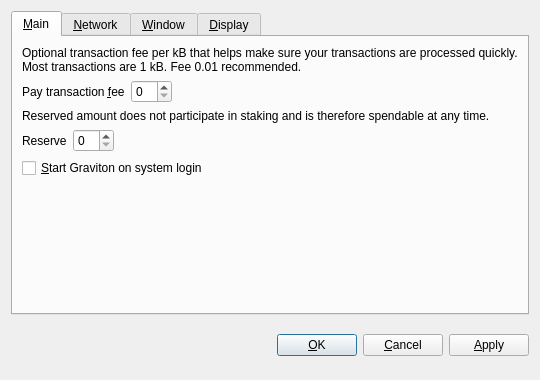
<?xml version="1.0" encoding="UTF-8"?>
<ui version="4.0">
 <class>OptionsDialog</class>
 <widget class="QDialog" name="OptionsDialog">
  <property name="geometry">
   <rect>
    <x>0</x>
    <y>0</y>
    <width>540</width>
    <height>380</height>
   </rect>
  </property>
  <property name="windowTitle">
   <string>Options</string>
  </property>
  <property name="modal">
   <bool>true</bool>
  </property>
  <layout class="QVBoxLayout" name="verticalLayout">
   <item>
    <widget class="QTabWidget" name="tabWidget">
     <property name="tabPosition">
      <enum>QTabWidget::North</enum>
     </property>
     <property name="currentIndex">
      <number>0</number>
     </property>
     <widget class="QWidget" name="tabMain">
      <attribute name="title">
       <string>&amp;Main</string>
      </attribute>
      <layout class="QVBoxLayout" name="verticalLayout_Main">
       <item>
        <widget class="QLabel" name="transactionFeeInfoLabel">
         <property name="text">
          <string>Optional transaction fee per kB that helps make sure your transactions are processed quickly. Most transactions are 1 kB. Fee 0.01 recommended.</string>
         </property>
         <property name="textFormat">
          <enum>Qt::PlainText</enum>
         </property>
         <property name="wordWrap">
          <bool>true</bool>
         </property>
        </widget>
       </item>
       <item>
        <layout class="QHBoxLayout" name="horizontalLayoutFee">
         <item>
          <widget class="QLabel" name="transactionFeeLabel">
           <property name="text">
            <string>Pay transaction &amp;fee</string>
           </property>
           <property name="textFormat">
            <enum>Qt::PlainText</enum>
           </property>
           <property name="buddy">
            <cstring>transactionFee</cstring>
           </property>
          </widget>
         </item>
         <item>
          <widget class="BitcoinAmountField" name="transactionFee"/>
         </item>
         <item>
          <spacer name="horizontalSpacerFee">
           <property name="orientation">
            <enum>Qt::Horizontal</enum>
           </property>
           <property name="sizeHint" stdset="0">
            <size>
             <width>40</width>
             <height>20</height>
            </size>
           </property>
          </spacer>
         </item>
        </layout>
       </item>
       <item>
        <widget class="QLabel" name="reserveBalanceInfoLabel">
         <property name="text">
          <string>Reserved amount does not participate in staking and is therefore spendable at any time.</string>
         </property>
         <property name="textFormat">
          <enum>Qt::PlainText</enum>
         </property>
         <property name="wordWrap">
          <bool>true</bool>
         </property>
        </widget>
       </item>
       <item>
        <layout class="QHBoxLayout" name="horizontalLayoutReserveBalance">
         <item>
          <widget class="QLabel" name="reserveBalanceLabel">
           <property name="text">
            <string>Reserve</string>
           </property>
           <property name="textFormat">
            <enum>Qt::PlainText</enum>
           </property>
           <property name="buddy">
            <cstring>reserveBalance</cstring>
           </property>
          </widget>
         </item>
         <item>
          <widget class="BitcoinAmountField" name="reserveBalance"/>
         </item>
         <item>
          <spacer name="horizontalSpacerReserveBalance">
           <property name="orientation">
            <enum>Qt::Horizontal</enum>
           </property>
           <property name="sizeHint" stdset="0">
            <size>
             <width>40</width>
             <height>20</height>
            </size>
           </property>
          </spacer>
         </item>
        </layout>
       </item>
       <item>
        <widget class="QCheckBox" name="bitcoinAtStartup">
         <property name="toolTip">
          <string>Automatically start Graviton after logging in to the system.</string>
         </property>
         <property name="text">
          <string>&amp;Start Graviton on system login</string>
         </property>
        </widget>
       </item>
       <item>
        <spacer name="verticalSpacer_Main">
         <property name="orientation">
          <enum>Qt::Vertical</enum>
         </property>
         <property name="sizeHint" stdset="0">
          <size>
           <width>20</width>
           <height>40</height>
          </size>
         </property>
        </spacer>
       </item>
      </layout>
     </widget>
     <widget class="QWidget" name="tabNetwork">
      <attribute name="title">
       <string>&amp;Network</string>
      </attribute>
      <layout class="QVBoxLayout" name="verticalLayout_Network">
       <item>
        <widget class="QCheckBox" name="mapPortUpnp">
         <property name="toolTip">
          <string>Automatically open the Graviton client port on the router. This only works when your router supports UPnP and it is enabled.</string>
         </property>
         <property name="text">
          <string>Map port using &amp;UPnP</string>
         </property>
        </widget>
       </item>
       <item>
        <widget class="QCheckBox" name="connectSocks">
         <property name="toolTip">
          <string>Connect to the Graviton network through a SOCKS5 proxy (e.g. when connecting through Tor).</string>
         </property>
         <property name="text">
          <string>&amp;Connect through SOCKS5 proxy:</string>
         </property>
        </widget>
       </item>
       <item>
        <layout class="QHBoxLayout" name="horizontalLayout_Network">
         <item>
          <widget class="QLabel" name="proxyIpLabel">
           <property name="text">
            <string>Proxy &amp;IP:</string>
           </property>
           <property name="textFormat">
            <enum>Qt::PlainText</enum>
           </property>
           <property name="buddy">
            <cstring>proxyIp</cstring>
           </property>
          </widget>
         </item>
         <item>
          <widget class="QValidatedLineEdit" name="proxyIp">
           <property name="maximumSize">
            <size>
             <width>140</width>
             <height>16777215</height>
            </size>
           </property>
           <property name="toolTip">
            <string>IP address of the proxy (e.g. 127.0.0.1)</string>
           </property>
          </widget>
         </item>
         <item>
          <widget class="QLabel" name="proxyPortLabel">
           <property name="text">
            <string>&amp;Port:</string>
           </property>
           <property name="textFormat">
            <enum>Qt::PlainText</enum>
           </property>
           <property name="buddy">
            <cstring>proxyPort</cstring>
           </property>
          </widget>
         </item>
         <item>
          <widget class="QLineEdit" name="proxyPort">
           <property name="maximumSize">
            <size>
             <width>55</width>
             <height>16777215</height>
            </size>
           </property>
           <property name="toolTip">
            <string>Port of the proxy (e.g. 9050)</string>
           </property>
          </widget>
         </item>
         <item>
          <spacer name="horizontalSpacer_Network">
           <property name="orientation">
            <enum>Qt::Horizontal</enum>
           </property>
           <property name="sizeHint" stdset="0">
            <size>
             <width>40</width>
             <height>20</height>
            </size>
           </property>
          </spacer>
         </item>
        </layout>
       </item>
       <item>
        <spacer name="verticalSpacer_Network">
         <property name="orientation">
          <enum>Qt::Vertical</enum>
         </property>
         <property name="sizeHint" stdset="0">
          <size>
           <width>20</width>
           <height>40</height>
          </size>
         </property>
        </spacer>
       </item>
      </layout>
     </widget>
     <widget class="QWidget" name="tabWindow">
      <attribute name="title">
       <string>&amp;Window</string>
      </attribute>
      <layout class="QVBoxLayout" name="verticalLayout_Window">
       <item>
        <widget class="QCheckBox" name="minimizeToTray">
         <property name="toolTip">
          <string>Show only a tray icon after minimizing the window.</string>
         </property>
         <property name="text">
          <string>&amp;Minimize to the tray instead of the taskbar</string>
         </property>
        </widget>
       </item>
       <item>
        <widget class="QCheckBox" name="minimizeOnClose">
         <property name="toolTip">
          <string>Minimize instead of exit the application when the window is closed. When this option is enabled, the application will be closed only after selecting Quit in the menu.</string>
         </property>
         <property name="text">
          <string>M&amp;inimize on close</string>
         </property>
        </widget>
       </item>
       <item>
        <spacer name="verticalSpacer_Window">
         <property name="orientation">
          <enum>Qt::Vertical</enum>
         </property>
         <property name="sizeHint" stdset="0">
          <size>
           <width>20</width>
           <height>40</height>
          </size>
         </property>
        </spacer>
       </item>
      </layout>
     </widget>
     <widget class="QWidget" name="tabDisplay">
      <attribute name="title">
       <string>&amp;Display</string>
      </attribute>
      <layout class="QVBoxLayout" name="verticalLayout_Display">
       <item>
        <layout class="QHBoxLayout" name="horizontalLayout_1_Display">
         <item>
          <widget class="QLabel" name="langLabel">
           <property name="text">
            <string>User Interface &amp;language:</string>
           </property>
           <property name="textFormat">
            <enum>Qt::PlainText</enum>
           </property>
           <property name="buddy">
            <cstring>lang</cstring>
           </property>
          </widget>
         </item>
         <item>
          <widget class="QValueComboBox" name="lang">
           <property name="toolTip">
            <string>The user interface language can be set here. This setting will take effect after restarting Graviton.</string>
           </property>
          </widget>
         </item>
        </layout>
       </item>
       <item>
        <layout class="QHBoxLayout" name="horizontalLayout_2_Display">
         <item>
          <widget class="QLabel" name="unitLabel">
           <property name="text">
            <string>&amp;Unit to show amounts in:</string>
           </property>
           <property name="textFormat">
            <enum>Qt::PlainText</enum>
           </property>
           <property name="buddy">
            <cstring>unit</cstring>
           </property>
          </widget>
         </item>
         <item>
          <widget class="QValueComboBox" name="unit">
           <property name="toolTip">
            <string>Choose the default subdivision unit to show in the interface and when sending coins.</string>
           </property>
          </widget>
         </item>
        </layout>
       </item>
       <item>
        <widget class="QCheckBox" name="coinControlFeatures">
         <property name="toolTip">
          <string>Whether to show coin control features or not.</string>
         </property>
         <property name="text">
          <string>Display coin &amp;control features (experts only!)</string>
         </property>
        </widget>
       </item>
       <item>
        <widget class="QCheckBox" name="minimizeCoinAge">
         <property name="toolTip">
          <string>Whether to select the coin outputs randomly or with minimal coin age.</string>
         </property>
         <property name="text">
          <string>Minimize weight consumption (experimental)</string>
         </property>
        </widget>
       </item>
       <item>
        <widget class="QCheckBox" name="useBlackTheme">
         <property name="text">
          <string>Use black visual theme (requires restart)</string>
         </property>
        </widget>
       </item>
       <item>
        <spacer name="verticalSpacer_Display">
         <property name="orientation">
          <enum>Qt::Vertical</enum>
         </property>
         <property name="sizeHint" stdset="0">
          <size>
           <width>20</width>
           <height>40</height>
          </size>
         </property>
        </spacer>
       </item>
      </layout>
     </widget>
    </widget>
   </item>
   <item>
    <layout class="QHBoxLayout" name="horizontalLayout_Buttons">
     <item>
      <spacer name="horizontalSpacer_1">
       <property name="orientation">
        <enum>Qt::Horizontal</enum>
       </property>
       <property name="sizeHint" stdset="0">
        <size>
         <width>40</width>
         <height>48</height>
        </size>
       </property>
      </spacer>
     </item>
     <item>
      <widget class="QLabel" name="statusLabel">
       <property name="font">
        <font>
         <weight>75</weight>
         <bold>true</bold>
        </font>
       </property>
       <property name="text">
        <string/>
       </property>
       <property name="textFormat">
        <enum>Qt::PlainText</enum>
       </property>
       <property name="wordWrap">
        <bool>true</bool>
       </property>
      </widget>
     </item>
     <item>
      <spacer name="horizontalSpacer_2">
       <property name="orientation">
        <enum>Qt::Horizontal</enum>
       </property>
       <property name="sizeHint" stdset="0">
        <size>
         <width>40</width>
         <height>48</height>
        </size>
       </property>
      </spacer>
     </item>
     <item>
      <widget class="QPushButton" name="okButton">
       <property name="text">
        <string>&amp;OK</string>
       </property>
      </widget>
     </item>
     <item>
      <widget class="QPushButton" name="cancelButton">
       <property name="text">
        <string>&amp;Cancel</string>
       </property>
       <property name="autoDefault">
        <bool>false</bool>
       </property>
      </widget>
     </item>
     <item>
      <widget class="QPushButton" name="applyButton">
       <property name="text">
        <string>&amp;Apply</string>
       </property>
       <property name="autoDefault">
        <bool>false</bool>
       </property>
      </widget>
     </item>
    </layout>
   </item>
  </layout>
 </widget>
 <customwidgets>
  <customwidget>
   <class>BitcoinAmountField</class>
   <extends>QSpinBox</extends>
   <header>bitcoinamountfield.h</header>
  </customwidget>
  <customwidget>
   <class>QValueComboBox</class>
   <extends>QComboBox</extends>
   <header>qvaluecombobox.h</header>
  </customwidget>
  <customwidget>
   <class>QValidatedLineEdit</class>
   <extends>QLineEdit</extends>
   <header>qvalidatedlineedit.h</header>
  </customwidget>
 </customwidgets>
 <resources/>
 <connections/>
</ui>
